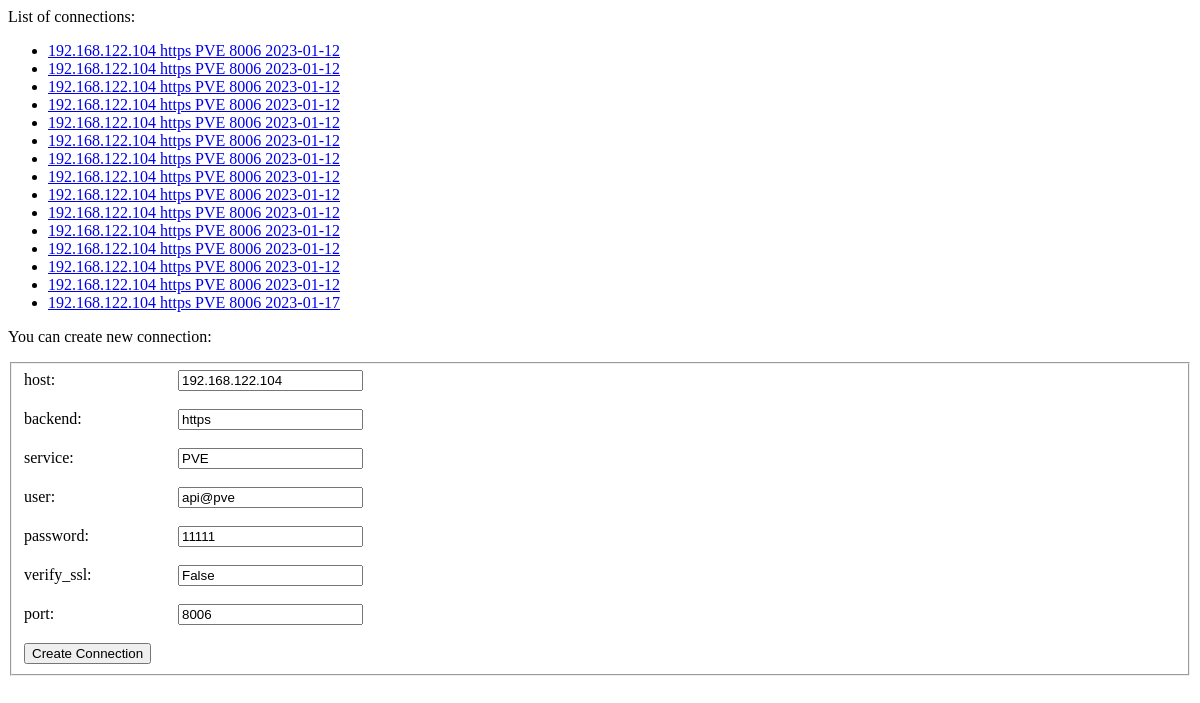
The page /connection/ on the database as committed earlier.
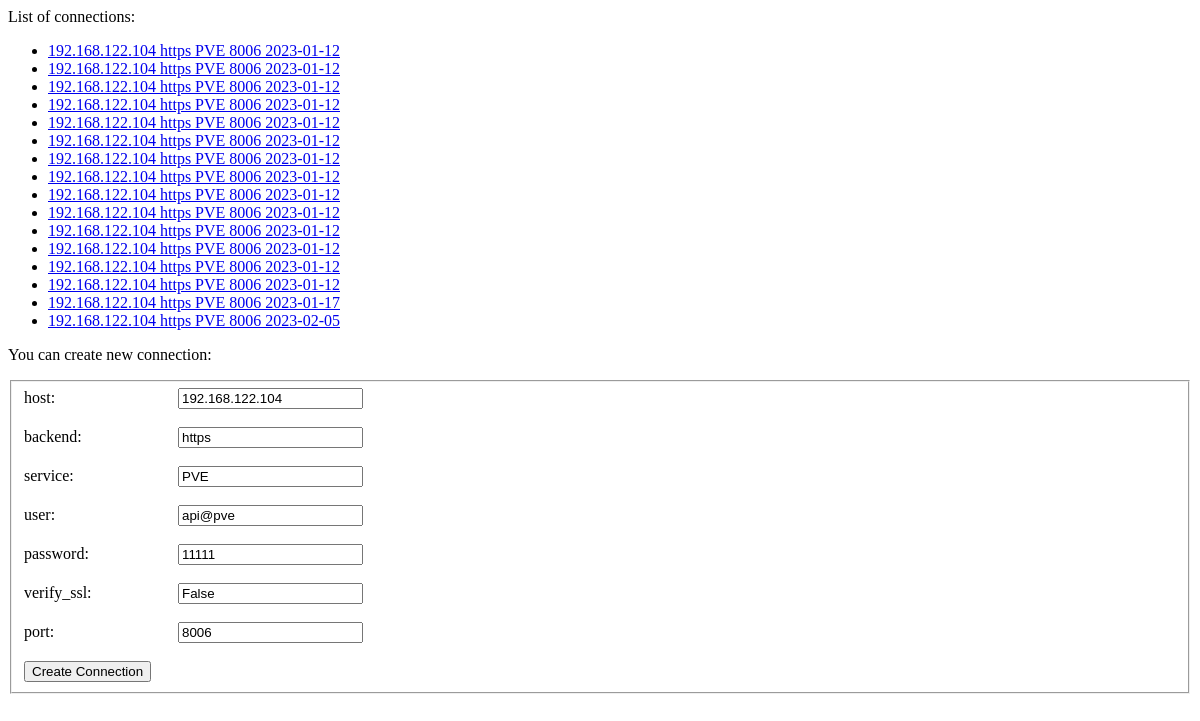
The same page on the database as committed later.
### connection/models.py (models this page shows)
class Connection(models.Model):
    host = models.CharField(max_length=200)
    backend = models.CharField(max_length=200)
    service = models.CharField(max_length=200)
    user = models.CharField(max_length=200)
    password  = models.CharField(max_length=200)
    verify_ssl = models.BooleanField(max_length=200)
    port = models.IntegerField()
    date = models.DateField()
    def __str__(self):
        return self.host + " " + self.backend + " " + self.service + " " +  str(self.port) + " " + str(self.date)

### connection/views.py (the view)
# urls.py: path('', views.index, name='index'),
def index(request):
    if request.method == "POST":
    	logger.warning("POST")
    	create_connection(request)
    	return HttpResponseRedirect(reverse('connection:index'))
    else:
    	logger.warning("NOT POST")
    latest_connection_list = Connection.objects.all()
    context = {'latest_connection_list': latest_connection_list}
    return render(request, 'connection/index.html', context)

### connection/templates/connection/index.html (shortened to what this page needs)
<html>
  <head>
  </head>
{% if latest_connection_list %}
    <p> List of connections: </p>
    <ul>
	{% for connection in latest_connection_list %}
		<li><a href="{% url 'connection:detail' connection.id %}">{{ connection }}</a></li>
	{% endfor %}
    </ul>
{% else %}
    <p>No connections are available.</p>
{% endif %}
<p> You can create new connection:</p>
<form method="post">
<fieldset>
	<label for="host"> host: </label>
	<input type="text" id="host" name="host" value="192.168.122.104"><br><br>
	<label for="host"> backend: </label>
	<input type="text" id="backend" name="backend" value="https"><br><br>
	<label for="host"> service: </label>
	<input type="text" id="service" name="service" value="PVE"><br><br>
	<label for="host"> user: </label>
	<input type="text" id="user" name="user" value="api@pve"><br><br>
	<label for="host"> password: </label>
	<input type="text" id="password" name="password" value="11111"><br><br>
	<label for="host"> verify_ssl: </label>
	<input type="text" id="verify_ssl" name="verify_ssl" value="False"><br><br>
	<label for="host"> port: </label>
	<input type="text" id="port" name="port" value="8006"><br><br>
	<input type="submit" value="Create Connection">
</fieldset>
</form>
</html>

### connection/templates/connection/index.html (style rules this page uses)
label { display: inline-block; width: 150px; }

Rows that differ between the two databases and show on the page:
added Connection: host+backend+service "192.168.122.104 https PVE 8006 2023-02-05"
